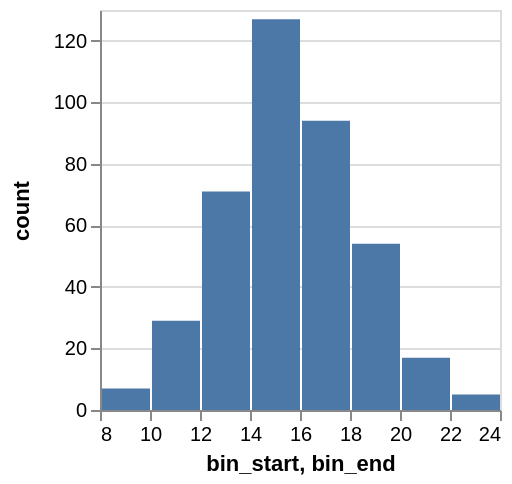

The Vega-Lite source for this figure:
### Vega specification from a JSON file in a GitHub repository (floating-point values rounded to 4 significant figures)
{"$schema": "https://vega.github.io/schema/vega/v3.json", "autosize": "pad", "padding": 5, "width": 200, "height": 200, "style": "cell", "data": [{"name": "source_0", "values": [{"bin_start": 8, "bin_end": 10, "count": 7}, {"bin_start": 10, "bin_end": 12, "count": 29}, {"bin_start": 12, "bin_end": 14, "count": 71}, {"bin_start": 14, "bin_end": 16, "count": 127}, {"bin_start": 16, "bin_end": 18, "count": 94}, {"bin_start": 18, "bin_end": 20, "count": 54}, {"bin_start": 20, "bin_end": 22, "count": 17}, {"bin_start": 22, "bin_end": 24, "count": 5}]}, {"name": "data_0", "source": "source_0", "transform": [{"type": "formula", "expr": "toNumber(datum[\"bin_start\"])", "as": "bin_start"}, {"type": "formula", "expr": "toNumber(datum[\"bin_end\"])", "as": "bin_end"}, {"type": "formula", "expr": "toNumber(datum[\"count\"])", "as": "count"}, {"type": "filter", "expr": "datum[\"bin_start\"] !== null && !isNaN(datum[\"bin_start\"]) && datum[\"count\"] !== null && !isNaN(datum[\"count\"])"}]}], "marks": [{"name": "marks", "type": "rect", "style": ["bar"], "from": {"data": "data_0"}, "encode": {"update": {"fill": {"value": "#4c78a8"}, "x2": {"scale": "x", "field": "bin_start", "offset": 1}, "x": {"scale": "x", "field": "bin_end", "offset": 0}, "y": {"scale": "y", "field": "count"}, "y2": {"scale": "y", "value": 0}}}}], "scales": [{"name": "x", "type": "linear", "domain": {"data": "data_0", "fields": ["bin_start", "bin_end"]}, "range": [0, {"signal": "width"}], "zero": false}, {"name": "y", "type": "linear", "domain": {"data": "data_0", "field": "count"}, "range": [{"signal": "height"}, 0], "nice": true, "zero": true}], "axes": [{"scale": "x", "orient": "bottom", "grid": false, "title": "bin_start, bin_end", "labelFlush": true, "labelOverlap": true, "tickCount": {"signal": "(domain('x')[1] - domain('x')[0]) / 2 + 1"}, "values": {"signal": "sequence(domain('x')[0], domain('x')[1] + 2, 2)"}, "zindex": 1}, {"scale": "y", "orient": "left", "grid": false, "title": "count", "labelOverlap": true, "tickCount": {"signal": "ceil(height/40)"}, "zindex": 1}, {"scale": "y", "orient": "left", "grid": true, "tickCount": {"signal": "ceil(height/40)"}, "gridScale": "x", "domain": false, "labels": false, "maxExtent": 0, "minExtent": 0, "ticks": false, "zindex": 0}], "config": {"axisY": {"minExtent": 30}}}
